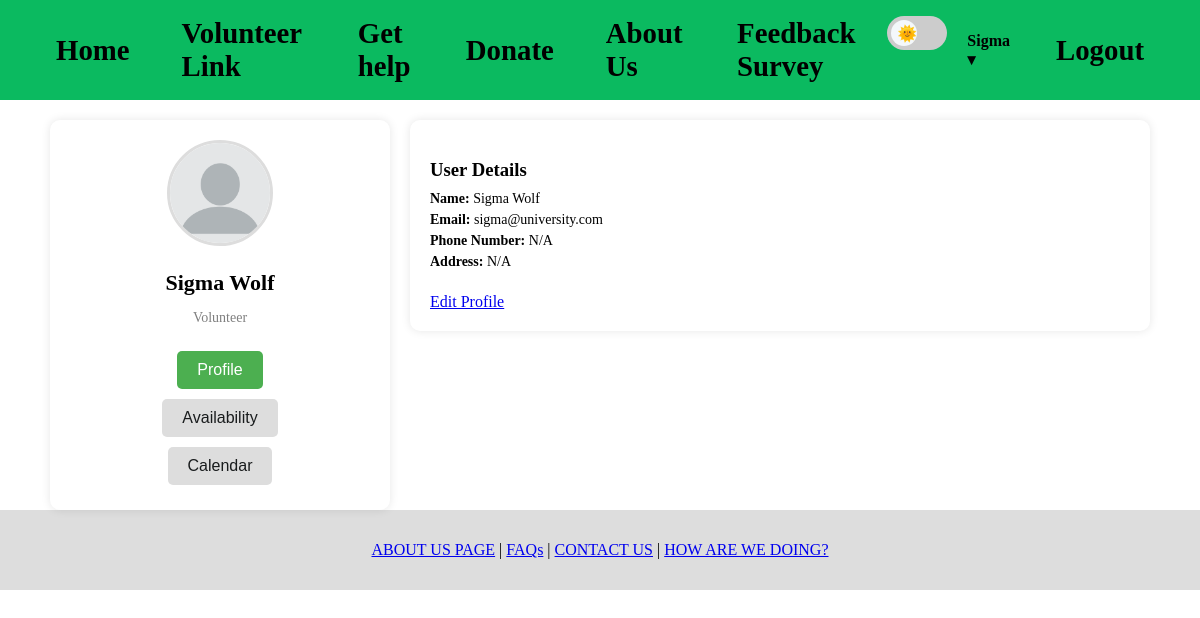
The page /CAP3104_modifying_github_code/User_Profile.php (signed in) on the database its author committed.
### tables this page shows
CREATE TABLE `users` (
  `id` int(11) NOT NULL,
  `firstname` varchar(128) NOT NULL,
  `lastname` varchar(128) NOT NULL,
  `email` varchar(128) NOT NULL,
  `password` varchar(128) NOT NULL,
  `streetname` varchar(128) DEFAULT NULL,
  `city` varchar(128) DEFAULT NULL,
  `state` varchar(128) DEFAULT NULL,
  `zipcode` varchar(128) DEFAULT NULL,
  `phonenumber` varchar(128) DEFAULT NULL,
  `profile_picture` varchar(128) DEFAULT NULL,
  `volunteer_hours` int(11) DEFAULT 0
);

### CAP3104_modifying_github_code/classes/dbh.classes.php (called while the page is built, shortened)
<?php
class dbh
{
    protected function connect()
    {
        try
        {
            $username = "root";
            $password = "";
            $dbh = new PDO('mysql:host=localhost;dbname=userdb', $username, $password);
            return $dbh;
        }
        catch (PDOException $e)
        {
            print "Error!: " . $e->getMessage() . "<br/>";
            die();
        }
    }
}

### CAP3104_modifying_github_code/classes/profileinfo.classes.php (called while the page is built, shortened)
<?php
class ProfileInfo extends dbh
{
    protected function getProfileInfo($id)
    {
        $stmt = $this->connect()->prepare("SELECT * FROM users WHERE id = ?");
        if (!$stmt->execute(array($id)))
        {
            $stmt = null;
            header("location: User_Profile.php?error=stmtfailed");
            exit();
        }
        $profileData = $stmt->fetchAll(PDO::FETCH_ASSOC);
        return $profileData;
    }
}

### CAP3104_modifying_github_code/classes/profileinfo-view.classes.php (the view, shortened to what this page needs)
<?php
class ProfileInfoView extends ProfileInfo
{
    public function fetchFirstName($id)
    {
        $profileInfo = $this->getProfileInfo($id);
        echo $profileInfo[0]["firstname"];
    }
    public function fetchLastName($id)
    {
        $profileInfo = $this->getProfileInfo($id);
        echo $profileInfo[0]["lastname"];
    }
    public function fetchEmail($id)
    {
        $profileInfo = $this->getProfileInfo($id);
        echo $profileInfo[0]["email"];
    }
    public function fetchAddress($id)
    {
        $profileInfo = $this->getProfileInfo($id);
        $streetname = $profileInfo[0]["streetname"];
        $city = $profileInfo[0]["city"];
        $state = $profileInfo[0]["state"];
        $zipcode = $profileInfo[0]["zipcode"];
        if ($streetname == null && $city == null && $state == null && $zipcode == null)
        {
            echo "N/A";
        }
        else
        {
            echo $streetname . ", " . $city . ", " . $state . ", " . $zipcode;
        }
    }
    public function fetchPhoneNumber($id)
    {
        $profileInfo = $this->getProfileInfo($id);
        $phonenumber = $profileInfo[0]["phonenumber"];
        if ($phonenumber == null)
        {
            echo "N/A";
        }
        else
        {
            echo $phonenumber;
        }
    }
}

### CAP3104_modifying_github_code/General_style_sheet.css (style rules this page uses)
:root { --white-darker: #f4f8fb; --white: #fcfcfd; --temp-green: #0bba60; --green-darker: #099A4F; --dark-green: #066836; --dark-green-lighter: #088745; --text-black: #000000; --dark-background: #191c1d; }
body { position: relative; min-height: 100vh; margin: 0; padding: 0; }
body::before { content: ""; position: fixed; top: 0; left: 0; width: 100%; height: 100%; z-index: -1; background: url("images/volunteering.png") no-repeat center center; background-size: cover; filter: saturate(80%); opacity: 0.3; }

### rows shown on the page
users: firstname "Sigma", lastname "Wolf", email "sigma@university.com"

### other values the page prints
$_SESSION["firstname"] "Sigma"
$_SESSION["lastname"] "Wolf"
